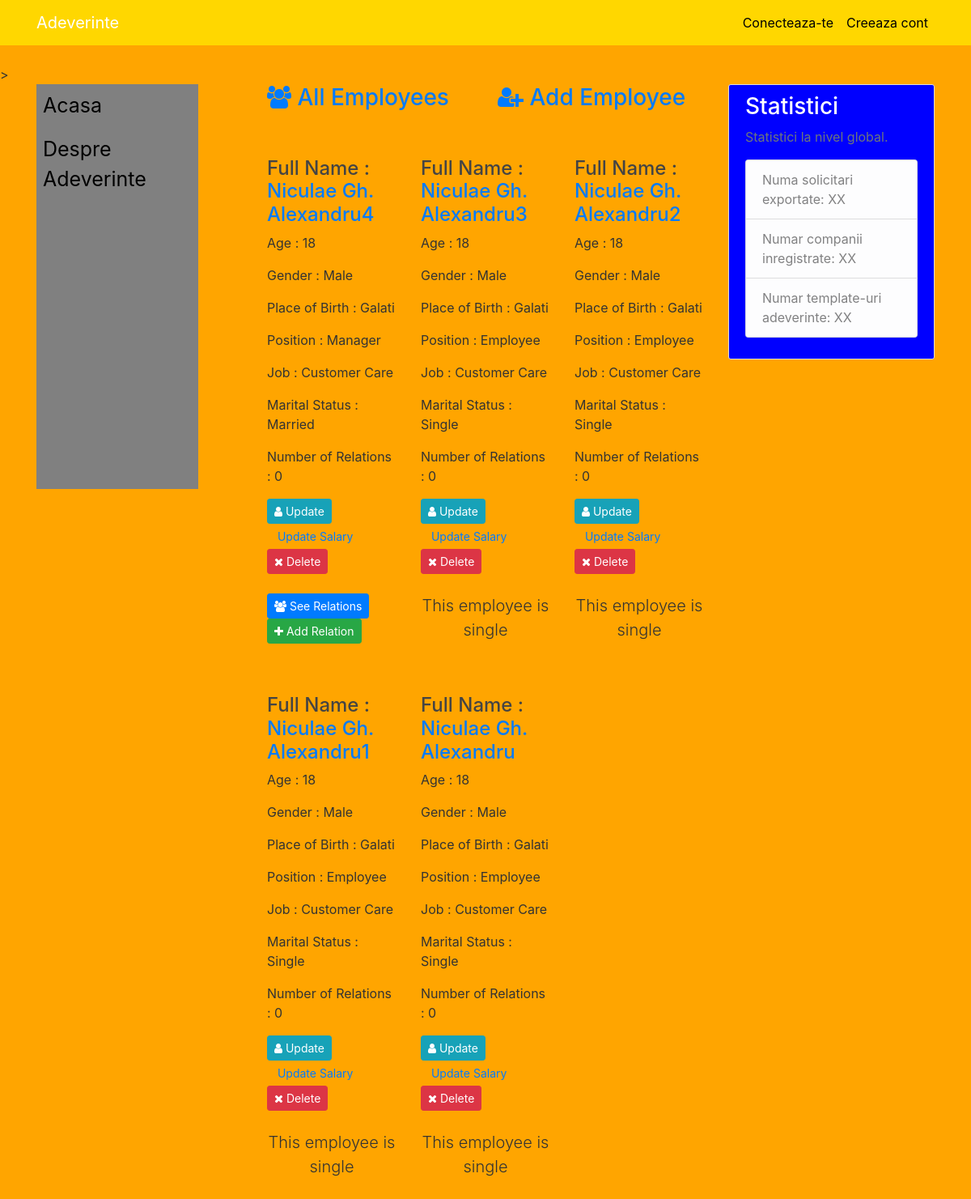
/employees/, run on the app's committed database.
### employee/models.py (models this page shows, shortened)
class Employees(models.Model):
    GENDER_CHOICES = [
        ('Male', 'Male'),
        ('Female', 'Female'),
    ]
    Position_CHOICES = [
        ('Employee', 'Employee'),
        ('Manager', 'Manager'),
        ('CEO', 'CEO'),
    ]
    MARITAL_STATUS_CHOICES = [
        ('Single', 'Single'),
        ('Married', 'Married'),
    ]
    first_name = models.CharField(max_length=255)
    middle_name = models.CharField(max_length=255)
    last_name = models.CharField(max_length=255)
    full_name = models.CharField(max_length=500)
    national_identifier = models.BigIntegerField()
    age = models.PositiveIntegerField()
    gender = models.CharField(choices=GENDER_CHOICES, max_length=25)
    date_of_birth = models.DateField()
    place_of_birth = models.CharField(max_length=255)
    position = models.CharField(choices=Position_CHOICES, max_length=25)
    job = models.CharField(max_length=255, null=True)
    country = models.CharField(max_length=255)
    nationality = models.CharField(max_length=255)
    marital_status = models.CharField(choices=MARITAL_STATUS_CHOICES, max_length=25)
    salary = models.PositiveIntegerField()
    deduction = models.PositiveIntegerField(default=0, null=True)
    earning = models.PositiveIntegerField(default=0, null=True)
    deduction_description = models.TextField(null=True)
    earning_description = models.TextField(null=True)
    activated = models.BooleanField(default=True)
    freeze = models.BooleanField(default=False)
    added = models.DateTimeField(auto_now_add=True)
    updated = models.DateTimeField(auto_now=True)

### employee/views.py (the view)
class AllEmployeesView(ListView):
    template_name = 'employees/all_employees.html'
    def get_queryset(self):
        qs = Employees.objects.filter(activated=True).order_by('-id')
        return qs
    def get_context_data(self, **kwargs):
        context = super(AllEmployeesView, self).get_context_data(**kwargs)
        context['title'] = 'All Employees'
        return context

### employee/templates/employees/all_employees.html (shortened to what this page needs)
{% extends 'main_website/base.html' %}
{% block content %}
    <div class="row">
        <div class="col-sm-6">
              <h3>
                <a href="{% url 'employees:all' %}"><i class="fa fa-users"></i> All Employees</a>
              </h3>
        </div>
        <div class="col-sm-6">
              <h3>
               <a href="{% url 'employees:add' %}"><i class="fa fa-user-plus"></i> Add Employee</a>
              </h3>
            <br>
            <br>
        </div>
        {% for emp in object_list %}
            <div class="col-sm-4">
            <div class="thumbnail">
              <div class="caption">
                  <h4>Full Name : <br><a href="{% url 'employees:detail' emp.id %}">{{ emp.full_name }}</a></h4>
                <p>Age : {{ emp.age }}</p>
                <p>Gender : {{ emp.gender }}</p>
                <p>Place of Birth : {{ emp.place_of_birth }}</p>
                <p>Position : {{ emp.position }}</p>
                <p>Job : {{ emp.job }}</p>
                <p>Marital Status : {{ emp.marital_status }}</p>
                <p>Number of Relations : {{ emp.relationship_set.all.count }}</p>
              {% if emp.freeze == True %}
                  <p class="lead text-center" style="color: #f00; margin-top: 18px;">This employee is frozen</p>
              {% else %}
                <a href="{% url 'employees:update' emp.id %}" class="btn btn-info btn-raised btn-sm">
                    <i class="fa fa-user"></i> Update
                </a>
                <a href="{% url 'employees:update-salary' emp.id %}" class="btn btn-default btn-raised btn-sm">
                      Update Salary
                </a>
                <button class="btn btn-danger btn-raised btn-sm" href="" data-toggle="modal" data-target="#delete_employee{{ emp.id }}">
                    <i class="fa fa-times"></i> Delete
                </button>
                  {% if emp.marital_status == 'Married' %}
                    <br>
                    <br>
                    <a href="{% url 'employees:all-relations' emp.id %}" class="btn btn-primary btn-raised btn-sm">
                        <i class="fa fa-users"></i> See Relations
                    </a>
                    <a href="{% url 'employees:add-relation' emp.id %}" class="btn btn-success btn-raised btn-sm">
                        <i class="fa fa-plus"></i> Add Relation
                    </a>
                  {% else %}
                      <br>
                      <br>
                      <p class="lead text-center">This employee is single</p>
                  {% endif %}
              {% endif %}
                  <br>
                  <br>
              </div>
            </div>
            </div>
        {% empty %}
            <p class="lead text-center">No employees yet</p>
        {% endfor %}
    </div>
    <br>
    <br>
    <br>
    <br>
    <br>
    <br>
{% endblock %}

### main_website/static/main_website/main.css (style rules this page uses)
body { background: #ffa500; color: #333333; margin-top: 5rem; }
h1, h2, h3, h4, h5, h6 { color: #444444; }

### data on the page
Employees: full_name "Niculae Gh. Alexandru4", age "18", gender "Male", place_of_birth "Galati", position "Manager", job "Customer Care", marital_status "Married", relationship_set.all.count "0", shows "See Relations"
Employees: full_name "Niculae Gh. Alexandru3", age "18", gender "Male", place_of_birth "Galati", position "Employee", job "Customer Care", marital_status "Single", relationship_set.all.count "0", shows "This employee is single"
Employees: full_name "Niculae Gh. Alexandru2", age "18", gender "Male", place_of_birth "Galati", position "Employee", job "Customer Care", marital_status "Single", relationship_set.all.count "0", shows "This employee is single"
Employees: full_name "Niculae Gh. Alexandru1", age "18", gender "Male", place_of_birth "Galati", position "Employee", job "Customer Care", marital_status "Single", relationship_set.all.count "0", shows "This employee is single"
Employees: full_name "Niculae Gh. Alexandru", age "18", gender "Male", place_of_birth "Galati", position "Employee", job "Customer Care", marital_status "Single", relationship_set.all.count "0", shows "This employee is single"
